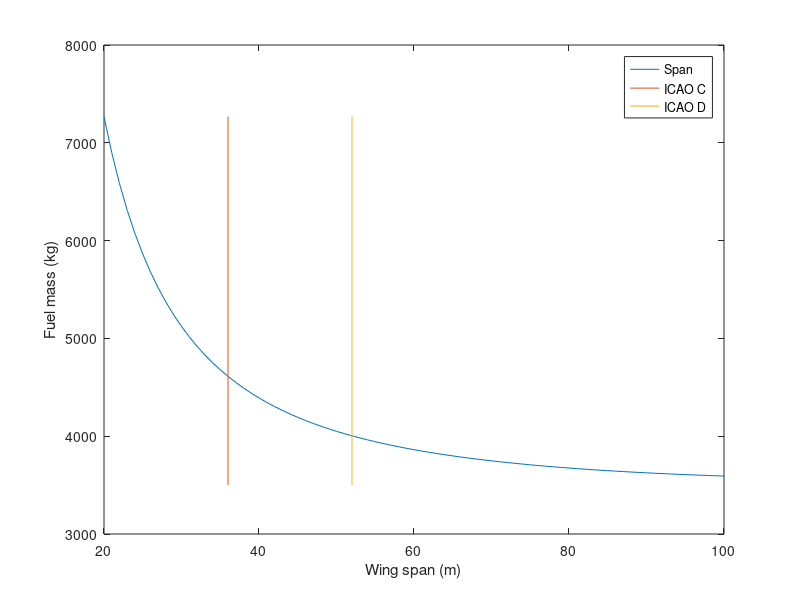

Write the MATLAB code that produced this figure.
%% Rearranged Breguet range fuel minimisation attempt
% In this code empty means MTOW - fuel
%   Tom Gilbert
% Need to check area and span
clear all; close all; clc;

%% Fixed constants
g = 9.81;

%% Airbus defined specificaiton
rng = 1000 * 1852;

%% Optimisation parameters
SFC = 1.686e-5;
%SFC = 0.0308472836601307/(60^2);
V_D = 230;
SREF = 120;
TRW = 0.24;
TCW = 0.15; 
WSWEEP = 25;
span = [20:100];
density = 0.4671;

%% Simimalrity terms
ARW = span.^2./SREF;


%% Empty weight
% Payload weight
M_payload = 105 * 190;

% Fuselage mass - Jenkinson
L_F = 37.57; % http://www.fly-car.de/local/media/formulare/airbusindustries.pdf
D_F = 4; % http://www.modernairliners.com/airbus-a320-introduction/airbus-a320-specs/
M_fuselage = (0.039 * (L_F * 2 * D_F .* V_D.^0.5).^1.5) .* 1.08;

%% Iteration scheme
MTOM = 60995;
MTOM_old = 0;

while abs(MTOM - MTOM_old) > 0.0000001
    MTOM_old = MTOM;
    %% Wing group -  Howe - Pg 157 to 158
    C_1 = 0.009;

    M_wing = C_1 .* (ARW.^0.5 .* SREF .* sec((pi/180).*WSWEEP) .* ((1+2.*TRW)/(3+3.*TRW)) ...
        .* (MTOM./SREF) .* (1.65 .* 3.5).^0.3 .* (V_D/TCW).^0.5).^0.9;

    %% L/D stuff
    C_L = ((MTOM-0.5*3187)*9.81)./(0.5*density.*V_D.^2.*SREF);

    C_D_0 = 0.016; % Guesed from wiki page adbout drag coefficients (boeing 787 then minus estimated a320 induced drag)
    C_D_i = (C_L.^2)./(pi.*ARW);
    C_D = C_D_0 + C_D_i;
    %fprintf("L/D %f \n", C_L./C_D)
    %% Summation
    M_empty = M_payload + M_fuselage + M_wing + 25000;
    M_fuel = M_empty .* exp( (rng*g*SFC)./(V_D .* (C_L./C_D)) ) - M_empty;

    MTOM = M_empty + M_fuel;

end

%% Plotting
plot(span, M_fuel)
ylabel("Fuel mass (kg)")
xlabel("Wing span (m)")
hold on

%% Plot ICAO requirements
icaoCx = [36, 36];
icaoy = [3500, max(M_fuel)];
plot(icaoCx,icaoy)

icaoDx = [52, 52];
plot(icaoDx,icaoy)

legend("Span", "ICAO C", "ICAO D")

%% Read-outs
% fprintf("L/D %f \n", C_L./C_D)
fprintf("Mass of fuel required %f kg \n", M_fuel)
% fprintf("MTOM %f kg \n", MTOM)

